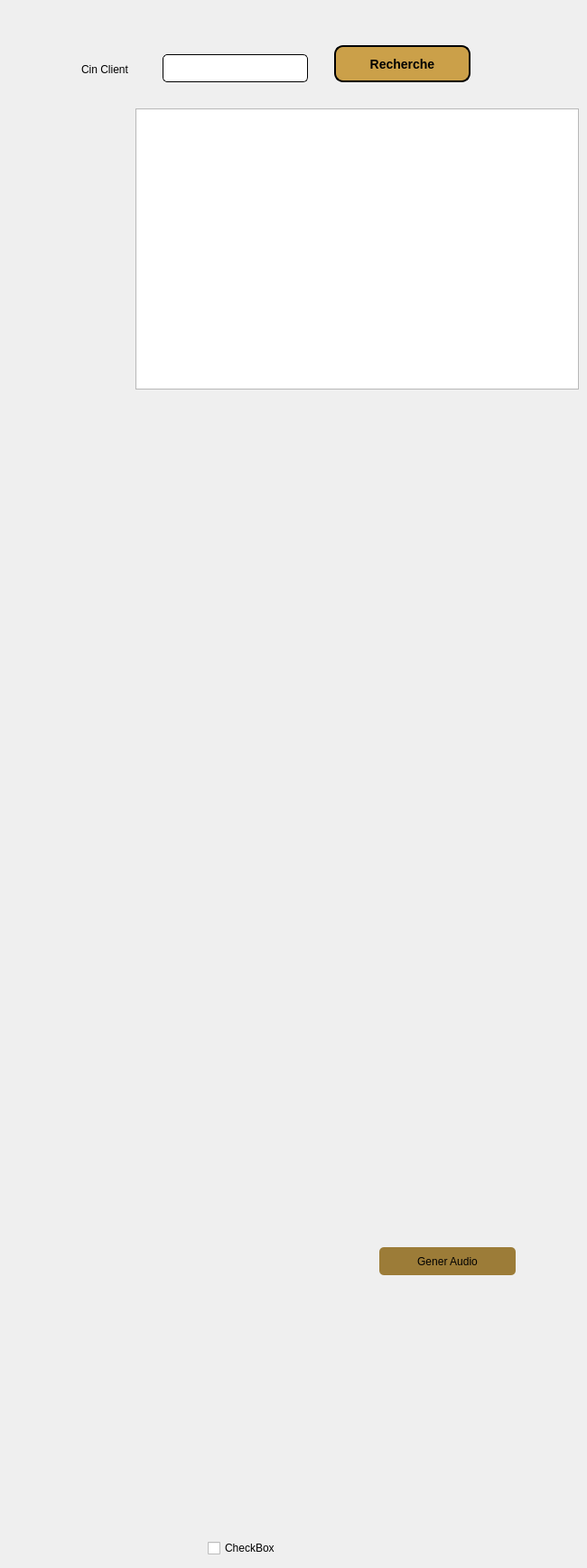
         <widget class="QWidget" name="tab_32">
          <attribute name="title">
           <string>Historique</string>
          </attribute>
          <widget class="QLineEdit" name="lineEdit_IDCLIENT_2">
           <property name="geometry">
            <rect>
             <x>180</x>
             <y>60</y>
             <width>161</width>
             <height>31</height>
            </rect>
           </property>
           <property name="styleSheet">
            <string notr="true">border: 1px solid black; 
 border-radius: 5px; </string>
           </property>
          </widget>
          <widget class="QTextBrowser" name="textBrowser_2">
           <property name="geometry">
            <rect>
             <x>150</x>
             <y>120</y>
             <width>491</width>
             <height>311</height>
            </rect>
           </property>
          </widget>
          <widget class="QLabel" name="label_87">
           <property name="geometry">
            <rect>
             <x>90</x>
             <y>70</y>
             <width>72</width>
             <height>14</height>
            </rect>
           </property>
           <property name="styleSheet">
            <string notr="true">font: italic 10pt &quot;Segoe UI&quot;;</string>
           </property>
           <property name="text">
            <string>Cin Client</string>
           </property>
          </widget>
          <widget class="QPushButton" name="pushButton_vocal_2">
           <property name="geometry">
            <rect>
             <x>420</x>
             <y>1380</y>
             <width>151</width>
             <height>31</height>
            </rect>
           </property>
           <property name="styleSheet">
            <string notr="true">background-color: rgb(156, 124, 56);
border-radius:5px;</string>
           </property>
           <property name="text">
            <string>Gener Audio</string>
           </property>
          </widget>
          <widget class="QPushButton" name="pushButton_readArduino_2">
           <property name="geometry">
            <rect>
             <x>370</x>
             <y>50</y>
             <width>151</width>
             <height>41</height>
            </rect>
           </property>
           <property name="styleSheet">
            <string notr="true">background-color: rgb(203, 160, 73);
font: italic 9pt &quot;Segoe UI&quot;;

 border: 2px solid black; 
 border-radius: 10px; 
color: black;
font-size: 14px;
font-weight: bold;
 padding: 10px 20px;

</string>
           </property>
           <property name="text">
            <string>Recherche</string>
           </property>
          </widget>
          <widget class="QCheckBox" name="checkBox_6">
           <property name="geometry">
            <rect>
             <x>230</x>
             <y>1700</y>
             <width>93</width>
             <height>26</height>
            </rect>
           </property>
           <property name="text">
            <string>CheckBox</string>
           </property>
          </widget>
         </widget>
